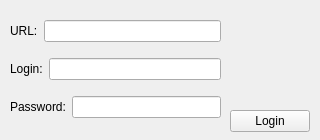
<?xml version="1.0" encoding="UTF-8"?>
<ui version="4.0">
 <class>Form</class>
 <widget class="QWidget" name="Form">
  <property name="geometry">
   <rect>
    <x>0</x>
    <y>0</y>
    <width>320</width>
    <height>140</height>
   </rect>
  </property>
  <property name="windowTitle">
   <string>Form</string>
  </property>
  <widget class="QWidget" name="verticalLayoutWidget">
   <property name="geometry">
    <rect>
     <x>10</x>
     <y>10</y>
     <width>211</width>
     <height>121</height>
    </rect>
   </property>
   <layout class="QVBoxLayout" name="verticalLayout">
    <item>
     <layout class="QHBoxLayout" name="horizontalLayout">
      <item>
       <widget class="QLabel" name="label">
        <property name="text">
         <string>URL:</string>
        </property>
       </widget>
      </item>
      <item>
       <widget class="QLineEdit" name="lineEdit_URL"/>
      </item>
     </layout>
    </item>
    <item>
     <layout class="QHBoxLayout" name="horizontalLayout_2">
      <item>
       <widget class="QLabel" name="label_2">
        <property name="text">
         <string>Login:</string>
        </property>
       </widget>
      </item>
      <item>
       <widget class="QLineEdit" name="lineEdit_Login"/>
      </item>
     </layout>
    </item>
    <item>
     <layout class="QHBoxLayout" name="horizontalLayout_3">
      <item>
       <widget class="QLabel" name="label_3">
        <property name="text">
         <string>Password:</string>
        </property>
       </widget>
      </item>
      <item>
       <widget class="QLineEdit" name="lineEdit_Password"/>
      </item>
     </layout>
    </item>
   </layout>
  </widget>
  <widget class="QPushButton" name="pushButton_login">
   <property name="geometry">
    <rect>
     <x>230</x>
     <y>110</y>
     <width>80</width>
     <height>22</height>
    </rect>
   </property>
   <property name="text">
    <string>Login</string>
   </property>
  </widget>
 </widget>
 <resources/>
 <connections/>
</ui>
